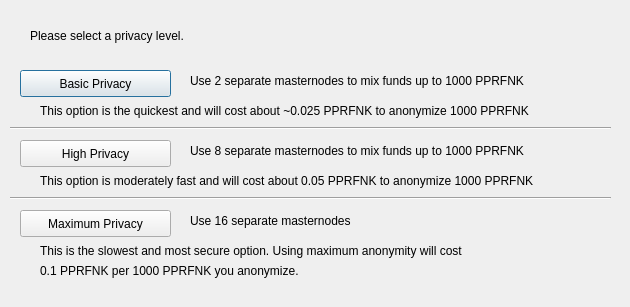
<?xml version="1.0" encoding="UTF-8"?>
<ui version="4.0">
 <class>DarksendConfig</class>
 <widget class="QDialog" name="DarksendConfig">
  <property name="geometry">
   <rect>
    <x>0</x>
    <y>0</y>
    <width>630</width>
    <height>307</height>
   </rect>
  </property>
  <property name="windowTitle">
   <string>Configure PrivateSend</string>
  </property>
  <widget class="QPushButton" name="buttonBasic">
   <property name="geometry">
    <rect>
     <x>20</x>
     <y>70</y>
     <width>151</width>
     <height>27</height>
    </rect>
   </property>
   <property name="text">
    <string>Basic Privacy</string>
   </property>
  </widget>
  <widget class="QPushButton" name="buttonHigh">
   <property name="geometry">
    <rect>
     <x>20</x>
     <y>140</y>
     <width>151</width>
     <height>27</height>
    </rect>
   </property>
   <property name="text">
    <string>High Privacy</string>
   </property>
  </widget>
  <widget class="QPushButton" name="buttonMax">
   <property name="geometry">
    <rect>
     <x>20</x>
     <y>210</y>
     <width>151</width>
     <height>27</height>
    </rect>
   </property>
   <property name="text">
    <string>Maximum Privacy</string>
   </property>
  </widget>
  <widget class="QLabel" name="label">
   <property name="geometry">
    <rect>
     <x>30</x>
     <y>20</y>
     <width>571</width>
     <height>31</height>
    </rect>
   </property>
   <property name="text">
    <string>Please select a privacy level.</string>
   </property>
  </widget>
  <widget class="QLabel" name="label_2">
   <property name="geometry">
    <rect>
     <x>190</x>
     <y>70</y>
     <width>421</width>
     <height>21</height>
    </rect>
   </property>
   <property name="text">
    <string>Use 2 separate masternodes to mix funds up to 1000 PPRFNK</string>
   </property>
  </widget>
  <widget class="QLabel" name="label_3">
   <property name="geometry">
    <rect>
     <x>190</x>
     <y>140</y>
     <width>411</width>
     <height>21</height>
    </rect>
   </property>
   <property name="text">
    <string>Use 8 separate masternodes to mix funds up to 1000 PPRFNK</string>
   </property>
  </widget>
  <widget class="QLabel" name="label_4">
   <property name="geometry">
    <rect>
     <x>190</x>
     <y>210</y>
     <width>421</width>
     <height>21</height>
    </rect>
   </property>
   <property name="text">
    <string>Use 16 separate masternodes</string>
   </property>
  </widget>
  <widget class="QLabel" name="label_6">
   <property name="geometry">
    <rect>
     <x>40</x>
     <y>100</y>
     <width>561</width>
     <height>21</height>
    </rect>
   </property>
   <property name="text">
    <string>This option is the quickest and will cost about ~0.025 PPRFNK to anonymize 1000 PPRFNK</string>
   </property>
  </widget>
  <widget class="QLabel" name="label_7">
   <property name="geometry">
    <rect>
     <x>40</x>
     <y>170</y>
     <width>561</width>
     <height>21</height>
    </rect>
   </property>
   <property name="text">
    <string>This option is moderately fast and will cost about 0.05 PPRFNK to anonymize 1000 PPRFNK</string>
   </property>
  </widget>
  <widget class="QLabel" name="label_8">
   <property name="geometry">
    <rect>
     <x>40</x>
     <y>240</y>
     <width>561</width>
     <height>21</height>
    </rect>
   </property>
   <property name="text">
    <string>This is the slowest and most secure option. Using maximum anonymity will cost</string>
   </property>
  </widget>
  <widget class="QLabel" name="label_9">
   <property name="geometry">
    <rect>
     <x>40</x>
     <y>260</y>
     <width>561</width>
     <height>21</height>
    </rect>
   </property>
   <property name="text">
    <string>0.1 PPRFNK per 1000 PPRFNK you anonymize.</string>
   </property>
  </widget>
  <widget class="Line" name="line">
   <property name="geometry">
    <rect>
     <x>10</x>
     <y>120</y>
     <width>601</width>
     <height>16</height>
    </rect>
   </property>
   <property name="orientation">
    <enum>Qt::Horizontal</enum>
   </property>
  </widget>
  <widget class="Line" name="line_2">
   <property name="geometry">
    <rect>
     <x>10</x>
     <y>190</y>
     <width>601</width>
     <height>16</height>
    </rect>
   </property>
   <property name="orientation">
    <enum>Qt::Horizontal</enum>
   </property>
  </widget>
 </widget>
 <resources/>
 <connections/>
</ui>
